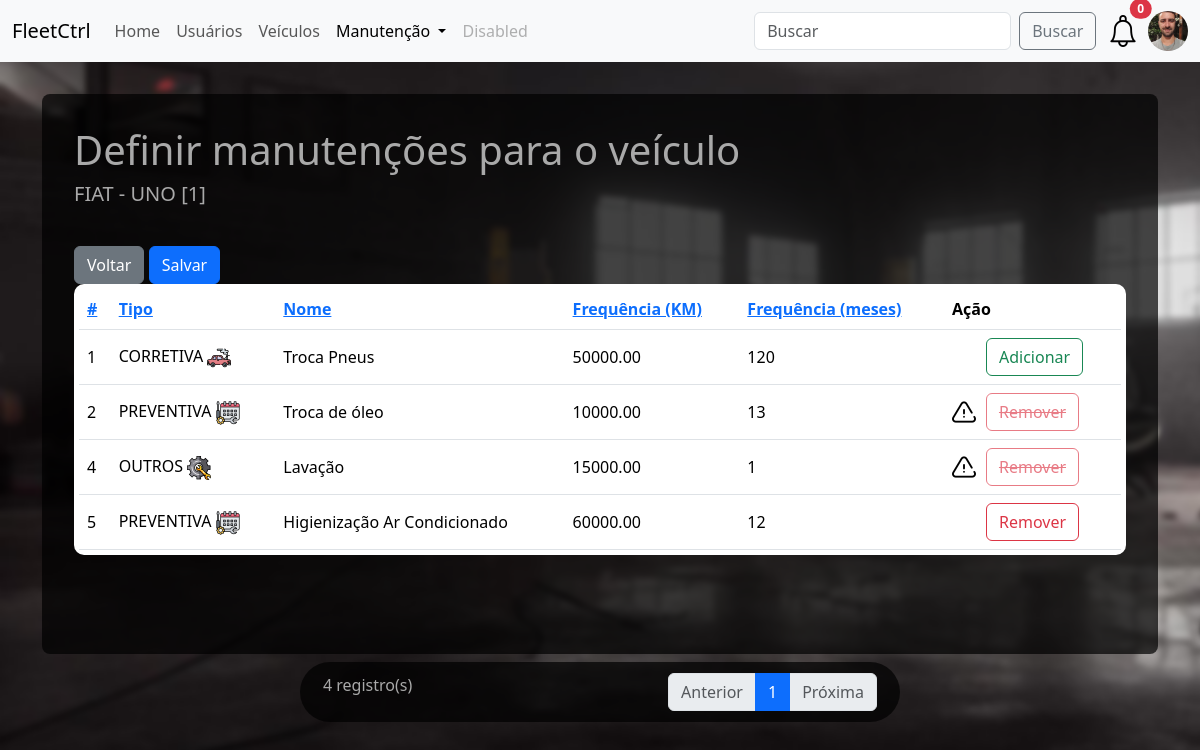
Screenshot of /manutencao.php?vehicleid=1 (signed in) with the database file from the repository.
### tables this page shows
CREATE TABLE IF NOT EXISTS `tbusuarios` (
  `ID` int NOT NULL AUTO_INCREMENT,
  `NOME` varchar(45) NOT NULL,
  `DT_NASCIMENTO` date NOT NULL,
  `VALIDADE_CNH` date NOT NULL,
  `USUARIO` varchar(45) NOT NULL,
  `SENHA` varchar(45) NOT NULL,
  `EMAIL` varchar(45) NOT NULL,
  `ID_NV_ACESSO` int NOT NULL,
  `IMAGE` varchar(120) NOT NULL DEFAULT './images/uploads/users/default.png',
  PRIMARY KEY (`ID`),
  KEY `fk_tbUsuarios_tbNvAcesso_idx` (`ID_NV_ACESSO`),
  CONSTRAINT `fk_tbUsuarios_tbNvAcesso` FOREIGN KEY (`ID_NV_ACESSO`) REFERENCES `tbnvacesso` (`ID`)
);

CREATE TABLE IF NOT EXISTS `tbveiculos` (
  `ID` int NOT NULL AUTO_INCREMENT,
  `ID_TIPO` int NOT NULL,
  `MARCA` varchar(45) NOT NULL,
  `MODELO` varchar(45) NOT NULL,
  `ANO` int NOT NULL,
  `PLACA` varchar(8) NOT NULL,
  `KM_INICIAL` decimal(9,2) NOT NULL,
  `VALOR` decimal(9,2) NOT NULL,
  `DT_CADASTRO` date DEFAULT NULL,
  PRIMARY KEY (`ID`),
  KEY `TIPO_VEICULO_idx` (`ID_TIPO`),
  CONSTRAINT `TIPO_VEICULO` FOREIGN KEY (`ID_TIPO`) REFERENCES `tbtipo_veiculo` (`ID`)
);

CREATE TABLE IF NOT EXISTS `tbmanutencao` (
  `ID` int NOT NULL AUTO_INCREMENT,
  `NOME` varchar(45) NOT NULL,
  `DESCRICAO` varchar(255) NOT NULL,
  `FREQ_KM` decimal(9,2) NOT NULL,
  `FREQ_MESES` int NOT NULL,
  `ID_TIPO_MANUTENCAO` int NOT NULL,
  PRIMARY KEY (`ID`),
  KEY `fk_tbmanutencao_tbTipoManutencao1_idx` (`ID_TIPO_MANUTENCAO`),
  CONSTRAINT `fk_tbmanutencao_tbTipoManutencao1` FOREIGN KEY (`ID_TIPO_MANUTENCAO`) REFERENCES `tbtipomanutencao` (`ID`)
);

### conexao.php (called while the page is built, shortened)
<?php
	$linesPerPage = 10;
	$nav_class_btn_busca = "btn btn-outline-secondary me-2";
	$nav_class = "sticky-top navbar navbar-expand-lg bg-body-tertiary";
?>

### valida_user.php (called while the page is built, shortened)
<?php
	$LogUserID = $_SESSION['userID'];
	include_once("conexao.php");
	$SQL = "SELECT u.*, nv.NOME as ACESSO, nv.ADD, nv.REMOVE, nv.EDIT FROM tbusuarios u, tbnvacesso nv WHERE nv.ID=u.ID_NV_ACESSO AND u.ID = $LogUserID";
	$LogUserData = $conn->query($SQL);
    $LogUserData = mysqli_fetch_assoc($LogUserData);
?>

### manutencao.php (the view, shortened to what this page needs)
<?php
	include_once("conexao.php");
	include_once("valida_user.php");
	function getPrm($prmName) {
		if (isset($_GET[$prmName])) {
			return $_GET[$prmName];
		}
		else
		{
			return "";
		}
	  }
	if(getPrm("vehicleid")!="") {
		$veic_id = getPrm("vehicleid");
		$SQLVeic = "SELECT * FROM tbveiculos WHERE ID = $veic_id";
    	$veiculos = $conn->query($SQLVeic);
		$veiculos = mysqli_fetch_assoc($veiculos);
		$veic_nome = $veiculos['MARCA'] . " - " . $veiculos["MODELO"];
		$addManuVeic = true;
	} else {
		$addManuVeic = false;
	}
	$SQLContPages = 'SELECT CEIL(COUNT(*) /' . $linesPerPage . ') as CONT, COUNT(*) as TOTAL FROM tbManutencao man, tbtipomanutencao tp WHERE man.ID_TIPO_MANUTENCAO=tp.ID  ';
	$contador = $conn->query($SQLContPages);
    $contador = mysqli_fetch_assoc($contador);
    $pagesCount = $contador['CONT'];
	$registros = $contador['TOTAL'];
	if (isset($_GET['page'])) {
		$page = $_GET['page'];
	}
	else
	{
		$page = 1;
	}
	if ($addManuVeic) {
		$SQL_Consulta = "SELECT * FROM (SELECT (SELECT COUNT(*) FROM tbExecManut ex WHERE ex.ID_MANUTENCAO = manVeic.ID) as CONT_MANUT, man.*, tipo.ID as TIPO_ID, tipo.NOME as TIPO, tipo.IMAGEM, CASE when manVeic.ID is null THEN 'ADD' ELSE 'REMOVE' END as ACT FROM tbManutencao man INNER JOIN tbTipoManutencao tipo ON (man.ID_TIPO_MANUTENCAO = tipo.ID) LEFT JOIN tbManutVeic manVeic ON (manVeic.ID_MANUTENCAO=man.ID AND manVeic.ID_VEICULO = $veic_id) WHERE 1=1";
	} else {
		$SQL_Consulta = "SELECT * FROM (SELECT man.*, tipo.ID as TIPO_ID, tipo.NOME as TIPO, tipo.IMAGEM, 'NONE' as ACT FROM tbManutencao man, tbTipoManutencao tipo WHERE man.ID_TIPO_MANUTENCAO = tipo.ID ";
	}
	$SQL_Consulta = $SQL_Consulta . ") a WHERE 1=1 ";
	if(isset($_GET["order"]))
	{
		$SQL_Consulta = $SQL_Consulta . "ORDER BY " . $_GET["order"];
		if (getPrm("dir")=="DESC")
		{
			$SQL_Consulta = $SQL_Consulta . " DESC";
		}
	} else
	If($addManuVeic) {
		$SQL_Consulta = $SQL_Consulta . "ORDER BY ACT ASC, ID ASC";
	}
	$SQL_Consulta = $SQL_Consulta . " LIMIT $linesPerPage OFFSET " . ($page - 1) * $linesPerPage;
	$result_users = mysqli_query($conn, $SQL_Consulta);
?>
<!DOCTYPE html>
<html lang="pt-br">
	<head>
		<link href="https://cdn.jsdelivr.net/npm/bootstrap@5.3.3/dist/css/bootstrap.min.css" rel="stylesheet">
		<link rel="stylesheet" type="text/css" href="style/manutencao.css" media="screen" />
		<link rel="stylesheet" type="text/css" href="style/standard.css" media="screen" />
	</head>
	<body>
	<nav class="<?php echo $nav_class;?>">
		<div class="container-fluid">
			<a class="navbar-brand" href="#">FleetCtrl</a>
			<div class="collapse navbar-collapse" id="navbarSupportedContent">
				<ul class="navbar-nav me-auto mb-2 mb-lg-0">
					<li class="nav-item">
					<a class="nav-link" aria-current="page" href="index.php">Home</a>
					</li>
					<li class="nav-item dropdown">
						<a class="nav-link" aria-current="page" href="usuarios.php">Usuários</a>
					</li>
					<li class="nav-item">
						<a class="nav-link" aria-current="page" href="veiculos.php">Veículos</a>
					</li>
					<li class="nav-item dropdown">
						<a class="nav-link active dropdown-toggle" href="#" role="button" data-bs-toggle="dropdown" aria-expanded="false">
							Manutenção
						</a>
					</li>
					<li class="nav-item">
						<a class="nav-link disabled" aria-disabled="true">Disabled</a>
					</li>
			</ul>
			<form class="d-flex" role="search" method="get" action="?vehicleid=1&">
				<input class="form-control me-2" type="search" id="search" name="search" placeholder="Buscar" aria-label="Buscar" value="<?php if(isset($_GET["search"])) {echo $_GET["search"];}?>">
				<button class="<?php echo $nav_class_btn_busca;?>" type="submit">Buscar</button>
			</form>
			<div id="btnNotifications">
				<button type="button" class="btn position-relative notifications" data-bs-toggle="offcanvas" data-bs-target="#notificationPanel" onclick="refreshNotifications()">
					<img src="./images/sino (1).png" alt="Notificações">
					<span class="position-absolute top-0 start-100 translate-middle badge rounded-pill bg-danger">
						<span id="showNotfCount">0</span>
					</span>
				</button>
			</div>
			<a onclick="user_sidebar()" data-bs-toggle="offcanvas" data-bs-target="#userSidebar" aria-controls="offcanvasRight"><img src="<?php echo $LogUserData['IMAGE']; ?>" class="userImgProf" alt="Imagem do usuário"></a>
			</div>
		</div>
	</nav>
		<div class="container theme-showcase" role="main">
			<div class="bgPanel">
				<div class="headContent">
					<div class="page-header">
							<?php
								if($addManuVeic) {
									echo "<h1>Definir manutenções para o veículo</h1>";
									echo "<h5>$veic_nome [$veic_id]</h5>";
								} else {
									echo "<h1>Manutenções</h1>";
								}
							?>
					</div>
				</div>
				<div class="scroll">
					<div class="row">
						<div class="col-md-12">
							<form method="post" action="add_manutencao.php">
								<?php
									if($addManuVeic) {
								?>
									<a href="veiculos.php"><button type="button" class="btn btn-secondary teste" name="submit">Voltar</button></a>
									<button type="submit" class="btn btn-primary" name="submit">Salvar</button>
								<?php
									}
								?>
								<div class="bgTable">
									<table class="table">
										<thead>
											<tr>
												<th><a href="?<?php if(isset($_GET["search"])) {echo "search=" . $_GET["search"] . "&";} if(isset($_GET["vehicleid"])) {echo "vehicleid=" . $_GET["vehicleid"] . "&";} ?>order=ID<?php if(getPrm("dir")!="DESC" and getPrm("order")=="ID"){ echo "&dir=DESC";}?>">#<?php if(getPrm("order")=="ID"){ if(getPrm("dir")!="DESC"){echo " ▼";} else {echo " ▲";}}?></a></th>
												<th><a href="?<?php if(isset($_GET["search"])) {echo "search=" . $_GET["search"] . "&";} if(isset($_GET["vehicleid"])) {echo "vehicleid=" . $_GET["vehicleid"] . "&";} ?>order=TIPO<?php if(getPrm("dir")!="DESC" and getPrm("order")=="TIPO"){ echo "&dir=DESC";}?>">Tipo<?php if(getPrm("order")=="TIPO"){ if(getPrm("dir")!="DESC"){echo " ▼";} else {echo " ▲";}}?></a></th>
												<th><a href="?<?php if(isset($_GET["search"])) {echo "search=" . $_GET["search"] . "&";} if(isset($_GET["vehicleid"])) {echo "vehicleid=" . $_GET["vehicleid"] . "&";} ?>order=NOME<?php if(getPrm("dir")!="DESC" and getPrm("order")=="NOME"){ echo "&dir=DESC";}?>">Nome<?php if(getPrm("order")=="NOME"){ if(getPrm("dir")!="DESC"){echo " ▼";} else {echo " ▲";}}?></a></th>
												<th><a href="?<?php if(isset($_GET["search"])) {echo "search=" . $_GET["search"] . "&";} if(isset($_GET["vehicleid"])) {echo "vehicleid=" . $_GET["vehicleid"] . "&";} ?>order=FREQ_KM<?php if(getPrm("dir")!="DESC" and getPrm("order")=="FREQ_KM"){ echo "&dir=DESC";}?>">Frequência (KM)<?php if(getPrm("order")=="FREQ_KM"){ if(getPrm("dir")!="DESC"){echo " ▼";} else {echo " ▲";}}?></a></th>
												<th><a href="?<?php if(isset($_GET["search"])) {echo "search=" . $_GET["search"] . "&";} if(isset($_GET["vehicleid"])) {echo "vehicleid=" . $_GET["vehicleid"] . "&";} ?>order=FREQ_MESES<?php if(getPrm("dir")!="DESC" and getPrm("order")=="FREQ_MESES"){ echo "&dir=DESC";}?>">Frequência (meses)<?php if(getPrm("order")=="FREQ_MESES"){ if(getPrm("dir")!="DESC"){echo " ▼";} else {echo " ▲";}}?></a></th>
												<th>Ação</th>
											</tr>
										</thead>
										<tbody>
											<?php
												while($users = mysqli_fetch_assoc($result_users)){
												?>
												<tr>
													<td class="align-middle"><?php echo $users['ID']; ?></td>
													<td class="align-middle">
														<?php
															echo $users['TIPO'] . ' <img class=".iconImg" src="' . $users['IMAGEM'] . '" data-bs-toggle="tooltip" data-bs-placement="top" data-bs-title="' . $users['TIPO'] . '"> ';
														?>
													</td>
													<td class="align-middle"><span class="lnkConsulta" data-bs-toggle="modal" data-bs-target="#Consulta<?php echo $users['ID']; ?>"><?php echo $users['NOME']; ?></span></td>
													<td class="align-middle"><?php echo $users['FREQ_KM']; ?></td>
													<td class="align-middle"><?php echo $users['FREQ_MESES']; ?></td>
													<td class="align-middle">
													<?php
															if($addManuVeic) {
																$aux = '';
																if($users['ACT']=='ADD') {
																	$lblClass = "btn-outline-success";
																	$nome = "Adicionar";
																} else if($users['ACT']=='REMOVE') {
																	$nome = "Remover";
																	if ($users['CONT_MANUT']>0){
																		$aux = 'disabled';
																		$lblClass = "btn-outline-danger strk";
																	} else {
																		$aux = '';
																		$lblClass = "btn-outline-danger";
																	}
																}
																if (!empty($aux)) {
																	echo '<img src="./images/info_alert.png" class="info_remove" data-bs-toggle="tooltip" data-bs-placement="top" data-bs-title="Não pode ser removido pois já foram executadas manutenções">';
																} else {
																	echo '<img class="info_remove" data-bs-toggle="tooltip" data-bs-placement="top" data-bs-title="Liberado para adicionar">';
																}
																echo '<label " class="btn ' . $lblClass . '" for="cbx' . $users['ID'] . '">' . $nome . '</label><br>';
															}
														?>
													</td>
												</tr>
											<?php } ?>
										</tbody>
									</table>
								</div>
							</form>
						</div>
					</div>
				</div>
			</div>
				<div class="paginationPanel">
					<nav aria-label="...">
						<div class="container text-left">
							<div class="row align-items-start">
								<div class="col">
									<?php echo $registros . " registro(s)"; ?>
								</div>
								<div class="col">
									<ul class="pagination justify-content-end">
										<li class="page-item <?php if ($page <= 1) {echo "disabled";}?>">
											<a class="page-link" href="?page=<?php
															echo ($page-1) . "&";
															if(isset($_GET["search"])) {echo "search=" . $_GET["search"] . "&";}
															if(isset($_GET["vehicleid"])) {echo "vehicleid=" . $_GET["vehicleid"] . "&";}
															if(isset($_GET["order"])) {echo "order=" . $_GET["order"] . "&";}
															if(isset($_GET["dir"])) {echo "dir=" . $_GET["dir"] . "&";}
														?>">Anterior</a>
										</li>
										<?php
											$pg = 1;
											while ($pg <= $pagesCount)
											{
												?>
												<li class="page-item <?php if ($page == $pg) {echo "active"; } ?>" aria-current="page">
													<a class="page-link" href="?page=
														<?php
															echo $pg . "&";
															if(isset($_GET["search"])) {echo "search=" . $_GET["search"] . "&";}
															if(isset($_GET["vehicleid"])) {echo "vehicleid=" . $_GET["vehicleid"] . "&";}
															if(isset($_GET["order"])) {echo "order=" . $_GET["order"] . "&";}
															if(isset($_GET["dir"])) {echo "dir=" . $_GET["dir"] . "&";}
														?>"><?php echo $pg; ?></a>
												</li>
										<?php
											$pg ++;
											}
										?>
										<li class="page-item <?php if ($page == $pagesCount or $pagesCount<=1) {echo "disabled";}?>">
											<a class="page-link" href="?page=<?php
															echo ($page+1) . "&";
															if(isset($_GET["search"])) {echo "search=" . $_GET["search"] . "&";}
															if(isset($_GET["vehicleid"])) {echo "vehicleid=" . $_GET["vehicleid"] . "&";}
															if(isset($_GET["order"])) {echo "order=" . $_GET["order"] . "&";}
															if(isset($_GET["dir"])) {echo "dir=" . $_GET["dir"] . "&";}
														?>">Próxima</a>
										</li>
									</ul>
								</div>
							</div>
						</div>
					</nav>
				</div>
		</div>
  </body>
</html>

### style/manutencao.css (style rules this page uses)
.bgPanel { background-color: rgba(0, 0, 0, 0.7); margin-top: 2rem; padding: 2rem; border-radius: 0.5rem; color: darkgrey; }
body { background-image: url("../images/bg-manutencao.png"); background-repeat: no-repeat; background-size: cover; background-attachment: fixed; }
.strk { text-decoration: line-through; }
.info_remove { width: 24px; margin-right: 10px; }

### style/standard.css (style rules this page uses)
.userImgProf { position: relative; margin: auto; margin-top: 0; margin-bottom: 0; width: 40px; height: 40px; border-radius: 100%; object-fit: cover; cursor: pointer; }
.bgTable { padding: 5px; border-radius: 10px; background-color: #fff; margin-bottom: 1.5rem; }
.table { margin-bottom: 0; }
.notifications { --bs-btn-padding-x: 0.1rem; margin-right: 0.4rem; }
.bgPanel { background-color: rgba(0, 0, 0, 0.7); margin-top: 2rem; padding: 2rem; border-radius: 0.5rem; color: darkgrey; height: 70vh; }
.paginationPanel { background-color: rgba(0, 0, 0, 0.7); padding: 11px; border-radius: 5vh; color: darkgrey; height: 60px; margin: auto; margin-top: 0.5rem; width: 600px; }
.headContent { height: 120px; }
.scroll { height: 70%; overflow-y: auto; overflow-x: hidden; }

### rows the page displays
tbusuarios: IMAGE (picture)
tbveiculos: veic_nome "FIAT - UNO"
tbmanutencao: ID "1", TIPO "CORRETIVA", shows a picture, NOME "Troca Pneus", FREQ_KM "50000.00", FREQ_MESES "120", nome "Adicionar"
tbmanutencao: ID "2", TIPO "PREVENTIVA", NOME "Troca de óleo", FREQ_KM "10000.00", FREQ_MESES "13", nome "Remover"
tbmanutencao: ID "4", TIPO "OUTROS", shows a picture, NOME "Lavação", FREQ_KM "15000.00", FREQ_MESES "1", nome "Remover"
tbmanutencao: ID "5", TIPO "PREVENTIVA", NOME "Higienização Ar Condicionado", FREQ_KM "60000.00", FREQ_MESES "12", nome "Remover"

### other values shown
$veic_id "1"
$registros "4"
